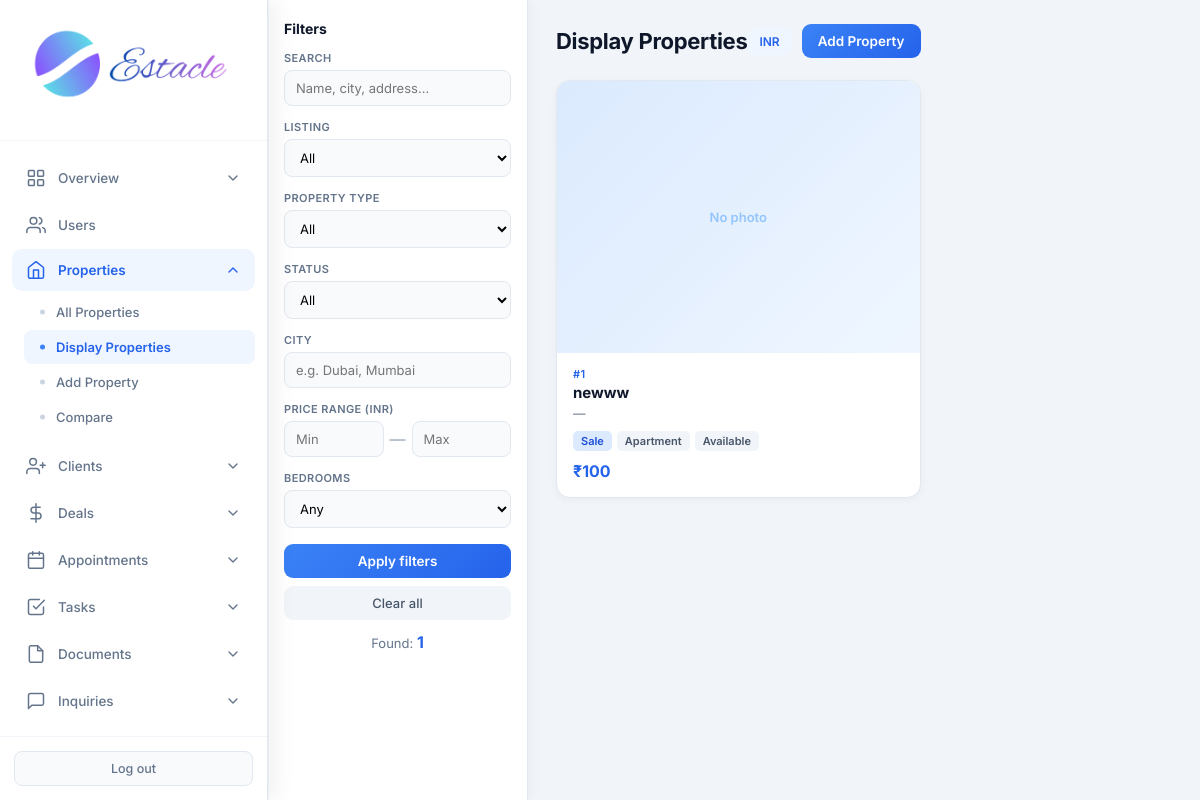
Page /admin/properties/display (signed in) on the earlier database version.
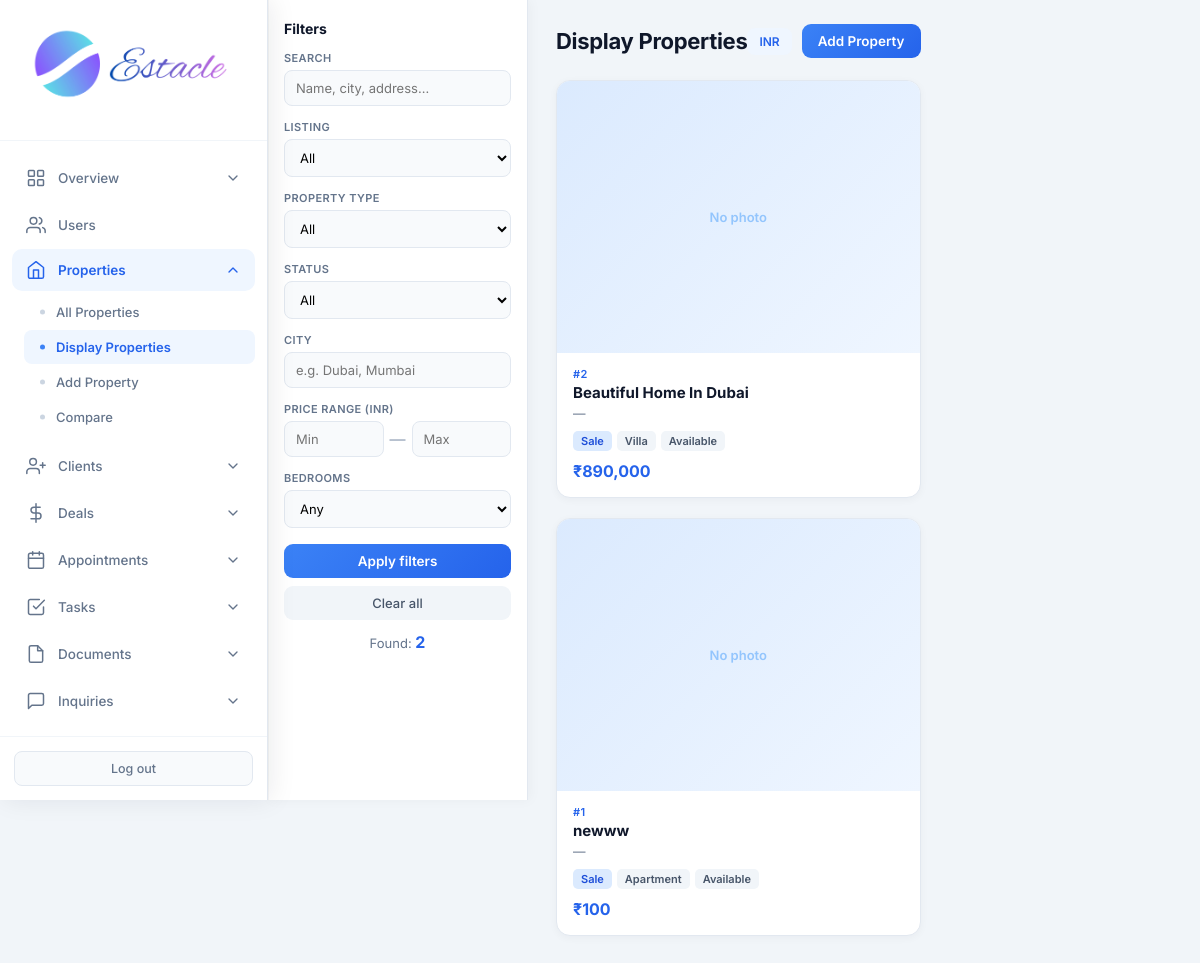
Same page on the later database version.
### tables this page shows
CREATE TABLE settings (
            key TEXT PRIMARY KEY,
            value TEXT
        );

CREATE TABLE properties (
            id INTEGER PRIMARY KEY AUTOINCREMENT,
            title TEXT NOT NULL,
            description TEXT,
            price REAL NOT NULL,
            property_type TEXT NOT NULL,
            status TEXT DEFAULT 'available',
            address TEXT,
            city TEXT,
            state TEXT,
            zip_code TEXT,
            bedrooms INTEGER,
            bathrooms REAL,
            area_sqft REAL,
            agent_id INTEGER,
            created_at TIMESTAMP DEFAULT CURRENT_TIMESTAMP, category TEXT DEFAULT "sale", listing_type TEXT DEFAULT "sale", floor TEXT, carpet_area REAL, furnishing TEXT, parking TEXT, amenities TEXT, seller_name TEXT, seller_phone TEXT, monthly_rent REAL, security_deposit REAL, maintenance REAL, per_sqft REAL, latitude TEXT, longitude TEXT, photos TEXT, year_built TEXT, facing TEXT,
            FOREIGN KEY (agent_id) REFERENCES users (id)
        );

### routes/admin.py (the view)
@admin.route('/admin/properties/display')
@login_required
@role_required('admin')
def admin_display_properties():
    db = get_db()
    migrate_db()
    q = request.args.get('q', '').strip()
    listing_type = request.args.get('listing_type', '').strip()
    prop_type = request.args.get('property_type', '').strip()
    city = request.args.get('city', '').strip()
    status = request.args.get('status', '').strip()
    beds = request.args.get('beds', '').strip()
    pmin = request.args.get('pmin', '').strip()
    pmax = request.args.get('pmax', '').strip()
    sql = "SELECT p.*, u.full_name as agent_name FROM properties p LEFT JOIN users u ON p.agent_id = u.id WHERE 1=1"
    params = []
    if q:
        sql += " AND (p.title LIKE ? OR p.city LIKE ? OR p.address LIKE ? OR p.description LIKE ?)"
        params.extend([f'%{q}%'] * 4)
    if listing_type in ('sale', 'rent'):
        sql += " AND p.listing_type = ?"
        params.append(listing_type)
    if prop_type:
        sql += " AND p.property_type = ?"
        params.append(prop_type)
    if city:
        sql += " AND p.city LIKE ?"
        params.append(f'%{city}%')
    if status:
        sql += " AND p.status = ?"
        params.append(status)
    if beds:
        try:
            sql += " AND p.bedrooms >= ?"
            params.append(int(beds))
        except ValueError:
            pass
    if pmin:
        try:
            sql += " AND p.price >= ?"
            params.append(float(pmin))
        except ValueError:
            pass
    if pmax:
        try:
            sql += " AND p.price <= ?"
            params.append(float(pmax))
        except ValueError:
            pass
    sql += " ORDER BY p.created_at DESC"
    properties = db.execute(sql, params).fetchall()
    currency = get_setting('currency', 'INR')
    return render_template(
        'admin_display_properties.html',
        properties=properties,
        currency=currency,
        format_money=format_money,
        filters={'q': q, 'listing_type': listing_type, 'property_type': prop_type, 'city': city, 'status': status, 'beds': beds, 'pmin': pmin, 'pmax': pmax}
    )

### templates/admin_display_properties.html (shortened to what this page needs)
<!DOCTYPE html>
<html lang="en">
<head>
    <link rel="stylesheet" href="{{ url_for('static', filename='css/admin.css') }}">
</head>
<body class="display-page">
<div class="app-layout">
    {% set active = 'display_properties' %}
    {% include 'partials/admin_sidebar.html' %}
    <div class="display-layout">
        <aside class="filter-panel">
            <h2>Filters</h2>
            <form method="GET" action="{{ url_for('admin.admin_display_properties') }}">
                <div class="filter-group">
                    <label>Search</label>
                    <input type="text" name="q" value="{{ filters.q }}" placeholder="Name, city, address…">
                </div>
                <div class="filter-group">
                    <label>Listing</label>
                    <select name="listing_type">
                        <option value="">All</option>
                    </select>
                </div>
                <div class="filter-group">
                    <label>Property type</label>
                    <select name="property_type">
                        <option value="">All</option>
                    </select>
                </div>
                <div class="filter-group">
                    <label>Status</label>
                    <select name="status">
                        <option value="">All</option>
                    </select>
                </div>
                <div class="filter-group">
                    <label>City</label>
                    <input type="text" name="city" value="{{ filters.city }}" placeholder="e.g. Dubai, Mumbai">
                </div>
                <div class="filter-group">
                    <label>Price range ({{ currency }})</label>
                    <div class="range-row">
                        <input type="number" name="pmin" value="{{ filters.pmin }}" placeholder="Min">
                        <span style="color:#94a3b8">—</span>
                        <input type="number" name="pmax" value="{{ filters.pmax }}" placeholder="Max">
                    </div>
                </div>
                <div class="filter-group">
                    <label>Bedrooms</label>
                    <select name="beds">
                        <option value="">Any</option>
                    </select>
                </div>
                <div class="filter-actions">
                    <button type="submit" class="btn-primary" style="width:100%;justify-content:center">Apply filters</button>
                    <a href="{{ url_for('admin.admin_display_properties') }}" class="btn-secondary" style="width:100%;justify-content:center;text-align:center">Clear all</a>
                </div>
                <div class="filter-count">Found: <strong>{{ properties|length }}</strong></div>
            </form>
        </aside>
        <div class="display-main">
            <div class="display-header">
                <h1>Display Properties</h1>
                <div style="display:flex;gap:10px;align-items:center">
                    <span class="badge-currency">{{ currency }}</span>
                    <a href="{{ url_for('admin.admin_add_property') }}" class="btn-primary">Add Property</a>
                </div>
            </div>
            <div class="prop-grid">
                {% for p in properties %}
                {% set photos = (p.photos or '').split(',') if p.photos else [] %}
                {% set cover = photos[0].strip() if photos and photos[0].strip() else None %}
                <a href="{{ url_for('admin.admin_property_detail', prop_id=p.id) }}" class="prop-card">
                    {% if cover %}
                    <img class="card-img" src="{{ url_for('static', filename='uploads/properties/' + cover) }}" alt="{{ p.title }}">
                    {% else %}
                    <div class="card-no-img">No photo</div>
                    {% endif %}
                    <div class="card-body">
                        <div class="card-id">#{{ p.id }}</div>
                        <div class="card-title">{{ p.title }}</div>
                        <div class="card-sub">{{ p.city or '—' }}{% if p.bedrooms %} · {{ p.bedrooms }} bed{% endif %}{% if p.area_sqft %} · {{ p.area_sqft }} sqft{% endif %}</div>
                        <div class="card-tags">
                            <span class="{{ p.listing_type or 'sale' }}">{{ p.listing_type or 'sale' }}</span>
                            <span>{{ p.property_type }}</span>
                            <span>{{ p.status }}</span>
                        </div>
                        <div class="card-price">{{ format_money(p.price, currency) }}</div>
                    </div>
                </a>
                {% else %}
                <div class="empty-display">
                    <p style="font-size:15px;font-weight:600;margin-bottom:6px">No properties match</p>
                    <p style="font-size:13px">Try clearing filters or add a new listing.</p>
                </div>
                {% endfor %}
            </div>
        </div>
    </div>
</div>
</body>
</html>

### templates/partials/admin_sidebar.html (shortened to what this page needs)
<aside class="sidebar" data-shell="admin">
    <div class="sidebar-header">
        <div class="logo">
            <img src="{{ url_for('static', filename='images/logo.png') }}" alt="Estacle" class="sidebar-logo">
        </div>
    </div>
    <nav class="sidebar-nav">
        <div class="nav-dropdown {% if active in ['dashboard', 'analytics', 'search'] %}open has-active{% endif %}">
            <button type="button" class="nav-dropdown-toggle" onclick="this.parentElement.classList.toggle('open')">
                <svg class="nav-icon" viewBox="0 0 24 24"><rect x="3" y="3" width="7" height="7" rx="1"/><rect x="14" y="3" width="7" height="7" rx="1"/><rect x="3" y="14" width="7" height="7" rx="1"/><rect x="14" y="14" width="7" height="7" rx="1"/></svg>
                <span>Overview</span>
                <svg class="chevron" viewBox="0 0 24 24"><polyline points="6 9 12 15 18 9"/></svg>
            </button>
        </div>
        <a href="{{ url_for('admin.admin_users') }}" class="nav-item {% if active in ['users', 'add_user', 'edit_user'] %}active{% endif %}">
            <svg class="nav-icon" viewBox="0 0 24 24"><path d="M17 21v-2a4 4 0 0 0-4-4H5a4 4 0 0 0-4 4v2"/><circle cx="9" cy="7" r="4"/><path d="M23 21v-2a4 4 0 0 0-3-3.87"/><path d="M16 3.13a4 4 0 0 1 0 7.75"/></svg>
            <span>Users</span>
        </a>
        <div class="nav-dropdown {% if active in ['properties', 'add_property', 'property_detail', 'display_properties', 'compare'] %}open has-active{% endif %}">
            <button type="button" class="nav-dropdown-toggle" onclick="this.parentElement.classList.toggle('open')">
                <svg class="nav-icon" viewBox="0 0 24 24"><path d="M3 9l9-7 9 7v11a2 2 0 0 1-2 2H5a2 2 0 0 1-2-2z"/><polyline points="9 22 9 12 15 12 15 22"/></svg>
                <span>Properties</span>
                <svg class="chevron" viewBox="0 0 24 24"><polyline points="6 9 12 15 18 9"/></svg>
            </button>
            <div class="nav-dropdown-menu">
                <a href="{{ url_for('admin.admin_properties') }}" class="nav-subitem {% if active == 'properties' %}active{% endif %}">All Properties</a>
                <a href="{{ url_for('admin.admin_display_properties') }}" class="nav-subitem {% if active == 'display_properties' %}active{% endif %}">Display Properties</a>
                <a href="{{ url_for('admin.admin_add_property') }}" class="nav-subitem {% if active == 'add_property' %}active{% endif %}">Add Property</a>
                <a href="{{ url_for('admin.admin_compare') }}" class="nav-subitem {% if active == 'compare' %}active{% endif %}">Compare</a>
            </div>
        </div>
        <div class="nav-dropdown {% if active in ['clients', 'add_client', 'leads', 'add_lead'] %}open has-active{% endif %}">
            <button type="button" class="nav-dropdown-toggle" onclick="this.parentElement.classList.toggle('open')">
                <svg class="nav-icon" viewBox="0 0 24 24"><path d="M16 21v-2a4 4 0 0 0-4-4H5a4 4 0 0 0-4 4v2"/><circle cx="8.5" cy="7" r="4"/><line x1="20" y1="8" x2="20" y2="14"/><line x1="23" y1="11" x2="17" y2="11"/></svg>
                <span>Clients</span>
                <svg class="chevron" viewBox="0 0 24 24"><polyline points="6 9 12 15 18 9"/></svg>
            </button>
        </div>
        <div class="nav-dropdown {% if active in ['deals', 'add_deal'] %}open has-active{% endif %}">
            <button type="button" class="nav-dropdown-toggle" onclick="this.parentElement.classList.toggle('open')">
                <svg class="nav-icon" viewBox="0 0 24 24"><line x1="12" y1="1" x2="12" y2="23"/><path d="M17 5H9.5a3.5 3.5 0 0 0 0 7h5a3.5 3.5 0 0 1 0 7H6"/></svg>
                <span>Deals</span>
                <svg class="chevron" viewBox="0 0 24 24"><polyline points="6 9 12 15 18 9"/></svg>
            </button>
        </div>
        <div class="nav-dropdown {% if active in ['appointments', 'add_appointment'] %}open has-active{% endif %}">
            <button type="button" class="nav-dropdown-toggle" onclick="this.parentElement.classList.toggle('open')">
                <svg class="nav-icon" viewBox="0 0 24 24"><rect x="3" y="4" width="18" height="18" rx="2" ry="2"/><line x1="16" y1="2" x2="16" y2="6"/><line x1="8" y1="2" x2="8" y2="6"/><line x1="3" y1="10" x2="21" y2="10"/></svg>
                <span>Appointments</span>
                <svg class="chevron" viewBox="0 0 24 24"><polyline points="6 9 12 15 18 9"/></svg>
            </button>
        </div>
        <div class="nav-dropdown {% if active in ['tasks', 'add_task'] %}open has-active{% endif %}">
            <button type="button" class="nav-dropdown-toggle" onclick="this.parentElement.classList.toggle('open')">
                <svg class="nav-icon" viewBox="0 0 24 24"><path d="M9 11l3 3L22 4"/><path d="M21 12v7a2 2 0 0 1-2 2H5a2 2 0 0 1-2-2V5a2 2 0 0 1 2-2h11"/></svg>
                <span>Tasks</span>
                <svg class="chevron" viewBox="0 0 24 24"><polyline points="6 9 12 15 18 9"/></svg>
            </button>
        </div>
        <div class="nav-dropdown {% if active in ['documents', 'add_document'] %}open has-active{% endif %}">
            <button type="button" class="nav-dropdown-toggle" onclick="this.parentElement.classList.toggle('open')">
                <svg class="nav-icon" viewBox="0 0 24 24"><path d="M14 2H6a2 2 0 0 0-2 2v16a2 2 0 0 0 2 2h12a2 2 0 0 0 2-2V8z"/><polyline points="14 2 14 8 20 8"/></svg>
                <span>Documents</span>
                <svg class="chevron" viewBox="0 0 24 24"><polyline points="6 9 12 15 18 9"/></svg>
            </button>
        </div>
        <div class="nav-dropdown {% if active == 'inquiries' %}open has-active{% endif %}">
            <button type="button" class="nav-dropdown-toggle" onclick="this.parentElement.classList.toggle('open')">
                <svg class="nav-icon" viewBox="0 0 24 24"><path d="M21 15a2 2 0 0 1-2 2H7l-4 4V5a2 2 0 0 1 2-2h14a2 2 0 0 1 2 2z"/></svg>
                <span>Inquiries</span>
                <svg class="chevron" viewBox="0 0 24 24"><polyline points="6 9 12 15 18 9"/></svg>
            </button>
        </div>
        <div class="nav-dropdown {% if active == 'activity' %}open has-active{% endif %}">
            <button type="button" class="nav-dropdown-toggle" onclick="this.parentElement.classList.toggle('open')">
            </button>
        </div>
    </nav>
    <div class="sidebar-footer">
        <a href="{{ url_for('auth.logout') }}" class="logout-btn">Log out</a>
    </div>
</aside>

Differences in the rows shown:
added properties: id "2", title "Beautiful Home In Dubai", city "—", listing_type "Sale", property_type "Villa", status "Available", price.value "₹890,000"
Other differences:
{{ properties|length }}: "1" → "2"
